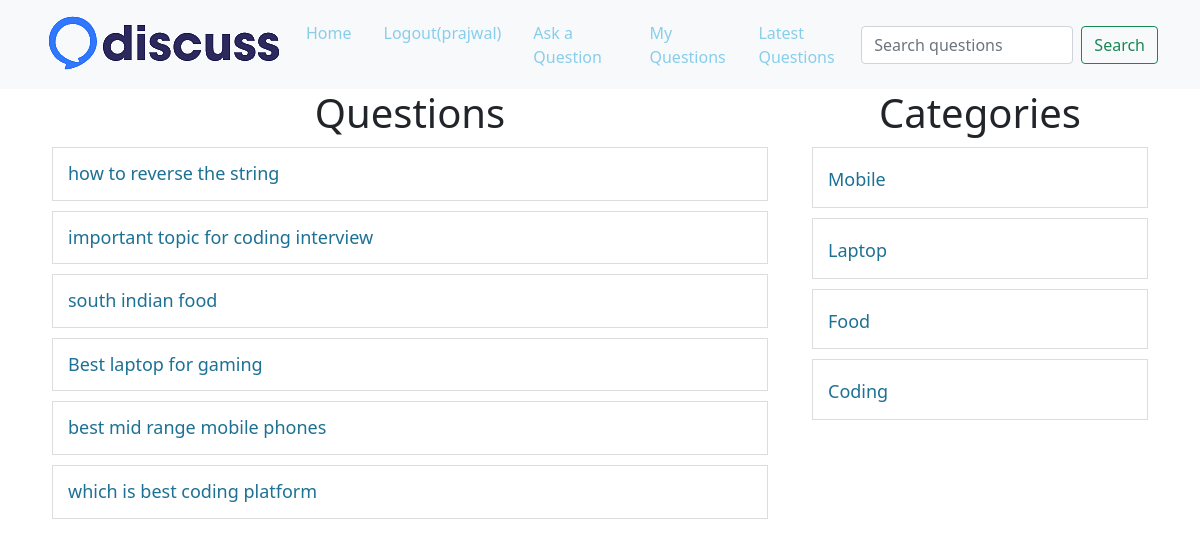
The app's page /?latest=true (signed in) with its own data.
### tables this page shows
CREATE TABLE `questions` (
  `id` int(10) NOT NULL,
  `title` varchar(100) NOT NULL,
  `description` varchar(300) NOT NULL,
  `category_id` int(10) NOT NULL,
  `user_id` int(10) NOT NULL
);

CREATE TABLE `category` (
  `id` int(30) NOT NULL,
  `name` varchar(100) NOT NULL
);

### client/questions.php (the view, shortened to what this page needs)
<div class="container">
    <div class="row">
        <div class="col-8">
            <h1 class="heading">Questions</h1>
            <?php
            include("./common/db.php");
            if (isset($_GET["c-id"])) {
                $query = "select * from questions where category_id=$cid";
            } else if (isset($_GET["u-id"])) {
                $query = "select * from questions where user_id=$uid";
            } else if (isset($_GET["latest"])) {
                $query = "select * from questions order by id desc";
            } else if (isset($_GET["search"])) {
                 $query = "select * from questions where title LIKE '%$search%' ";
            }else {
                $query = "select * from questions";
            }
            $result = $conn->query($query);
            foreach ($result as $row) {
                $title = $row['title'];
                $id = $row['id'];
                echo "<div class='row question-list'>
    <h4 class='my-question'><a href='?q-id=$id'>$title</a>";
    echo "</h4></div>";
            }
            ?>
        </div>
        <div class="col-4">
            <?php include('categorylist.php'); ?>
        </div>
    </div>
</div>

### client/categorylist.php
<div>
    <h1 class="heading">Categories</h1>
    <?php
    include('./common/db.php');
    $query="select * from category";
$result = $conn->query($query);
foreach($result as $row){
    $name=  ucfirst($row['name']);
    $id= $row['id'];
    echo "<div class='row question-list'>
    <h4><a href='?c-id=$id'>$name</a></h4>
    </div>";
}
    ?>
</div>

### public/style.css (style rules this page uses)
a { color: skyblue !important; }
.heading { text-align: center; }
.question-list { border: 1px solid #ddd; padding: 15px; margin: 10px; }
.question-list h4 { margin: 0; padding: 0; }
.question-list a,.question-title { font-size: 18px; text-decoration: none; color: #1c7194 !important; }
.my-question { display: flex; justify-content: space-between; }

### records on screen
questions: title "how to reverse the string"
questions: title "important topic for coding interview"
questions: title "south indian food"
questions: title "Best laptop for gaming"
questions: title "best mid range mobile phones"
questions: title "which is best coding platform"
category: name "Mobile"
category: name "Laptop"
category: name "Food"
category: name "Coding"

### other values on screen
$_SESSION['user']['username'] "prajwal"
